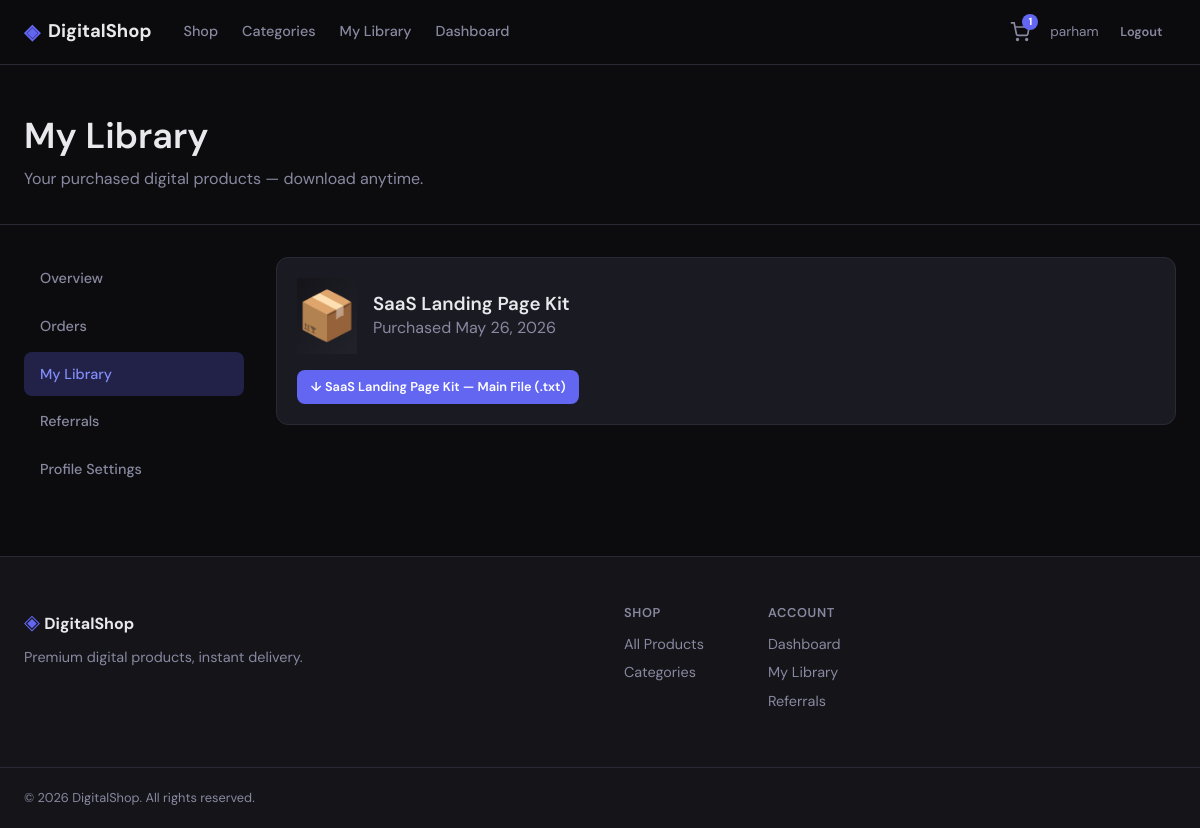
The app's page /accounts/library/ (signed in) with its own data.
### apps/orders/models.py (models this page shows, shortened)
class UserLibrary(TimeStampedModel):
    user = models.ForeignKey(
        settings.AUTH_USER_MODEL,
        on_delete=models.CASCADE,
        related_name="library_items",
    )
    product = models.ForeignKey(Product, on_delete=models.PROTECT)
    order = models.ForeignKey(Order, on_delete=models.PROTECT, related_name="library_items")
    download_count = models.PositiveIntegerField(default=0)
    last_downloaded_at = models.DateTimeField(null=True, blank=True)
    class Meta:
        db_table = "orders_user_library"
        unique_together = [("user", "product", "order")]
        verbose_name_plural = "user library items"

### apps/catalog/models.py (models this page shows, shortened)
class Product(TimeStampedModel):
    category = models.ForeignKey(
        Category,
        on_delete=models.PROTECT,
        related_name="products",
    )
    title = models.CharField(max_length=200)
    slug = models.SlugField(max_length=220, unique=True, blank=True)
    short_description = models.CharField(max_length=300)
    description = models.TextField()
    price = models.DecimalField(max_digits=10, decimal_places=2)
    compare_at_price = models.DecimalField(
        max_digits=10,
        decimal_places=2,
        null=True,
        blank=True,
        help_text="Original price for sale display",
    )
    cover_image = models.ImageField(upload_to="products/covers/", blank=True, null=True)
    is_active = models.BooleanField(default=True)
    is_featured = models.BooleanField(default=False)
    download_count = models.PositiveIntegerField(default=0)
    class Meta:
        db_table = "catalog_product"
        ordering = ["-created_at"]

class DigitalAsset(TimeStampedModel):
    product = models.ForeignKey(
        Product,
        on_delete=models.CASCADE,
        related_name="assets",
    )
    title = models.CharField(max_length=200)
    file = models.FileField(upload_to="products/digital/")
    file_size = models.PositiveIntegerField(default=0, help_text="Size in bytes")
    file_type = models.CharField(max_length=50, blank=True)
    sort_order = models.PositiveIntegerField(default=0)
    class Meta:
        db_table = "catalog_digital_asset"
        ordering = ["sort_order", "title"]

### apps/accounts/views.py (the view)
# urls.py: path("library/", views.LibraryView.as_view(), name="library"),
class LibraryView(TemplateView):
    template_name = "accounts/library.html"
    def dispatch(self, request, *args, **kwargs):
        if not request.user.is_authenticated:
            return redirect("accounts:login")
        return super().dispatch(request, *args, **kwargs)
    def get_context_data(self, **kwargs):
        context = super().get_context_data(**kwargs)
        context["library_items"] = (
            UserLibrary.objects.filter(user=self.request.user)
            .select_related("product", "order")
            .prefetch_related("product__assets")
        )
        return context

### apps/cart/context_processors.py (called while the page is built)
def cart_context(request):
    try:
        cart = get_or_create_cart(request)
        return {
            "cart_item_count": cart.total_items,
        }
    except Exception:
        return {"cart_item_count": 0}

### apps/cart/models.py (called while the page is built)
    @property
    def total_items(self):
        return sum(item.quantity for item in self.items.all())

### apps/cart/services.py (called while the page is built, shortened)
def get_or_create_cart(request):
    if request.user.is_authenticated:
        cart, _ = Cart.objects.get_or_create(user=request.user)
        return cart

### templates/accounts/library.html (shortened to what this page needs)
{% extends "base.html" %}
{% block content %}
<div class="page-header">
    <div class="container">
        <h1>My Library</h1>
        <p>Your purchased digital products — download anytime.</p>
    </div>
</div>
<div class="container dashboard-layout">
    <aside class="dashboard-sidebar">
        <nav class="dashboard-nav">
            <a href="{% url 'accounts:dashboard' %}">Overview</a>
            <a href="{% url 'orders:list' %}">Orders</a>
            <a href="{% url 'accounts:library' %}" class="active">My Library</a>
            <a href="{% url 'accounts:referrals' %}">Referrals</a>
            <a href="{% url 'accounts:profile' %}">Profile Settings</a>
        </nav>
    </aside>
    <div class="dashboard-main">
        {% if library_items %}
        <div class="library-grid">
            {% for item in library_items %}
            <div class="library-card">
                <div class="library-card-header">
                    {% if item.product.cover_image %}
                        <img src="{{ item.product.cover_image.url }}" alt="{{ item.product.title }}">
                    {% else %}
                        <div class="product-placeholder"><span>📦</span></div>
                    {% endif %}
                    <div>
                        <h3>{{ item.product.title }}</h3>
                        <span class="text-muted">Purchased {{ item.created_at|date:"M d, Y" }}</span>
                    </div>
                </div>
                <div class="library-downloads">
                    {% for asset in item.product.assets.all %}
                    <a href="{% url 'orders:download' asset.id %}" class="btn btn-primary btn-sm">
                        ↓ {{ asset.title }} (.{{ asset.file_type }})
                    </a>
                    {% empty %}
                    <span class="text-muted">No files available</span>
                    {% endfor %}
                </div>
            </div>
            {% endfor %}
        </div>
        {% else %}
        <div class="empty-state">
            <h2>Your library is empty</h2>
            <p>Purchase digital products to access them here.</p>
            <a href="{% url 'catalog:products' %}" class="btn btn-primary btn-lg">Browse Products</a>
        </div>
        {% endif %}
    </div>
</div>
{% endblock %}

### templates/base.html (shortened to what this page needs)
{% load static %}
<!DOCTYPE html>
<html lang="en">
<head>
    <link rel="stylesheet" href="{% static 'css/main.css' %}">
</head>
<body>
    <nav class="navbar">
        <div class="container navbar-inner">
            <a href="{% url 'storefront:home' %}" class="logo">
                <span class="logo-icon">◈</span>
                DigitalShop
            </a>
            <div class="nav-links">
                <a href="{% url 'catalog:products' %}">Shop</a>
                <a href="{% url 'catalog:categories' %}">Categories</a>
                {% if user.is_authenticated %}
                    <a href="{% url 'accounts:library' %}">My Library</a>
                    <a href="{% url 'accounts:dashboard' %}">Dashboard</a>
                {% endif %}
            </div>
            <div class="nav-actions">
                <a href="{% url 'cart:detail' %}" class="cart-btn">
                    <svg width="20" height="20" viewBox="0 0 24 24" fill="none" stroke="currentColor" stroke-width="2"><circle cx="9" cy="21" r="1"/><circle cx="20" cy="21" r="1"/><path d="M1 1h4l2.68 13.39a2 2 0 0 0 2 1.61h9.72a2 2 0 0 0 2-1.61L23 6H6"/></svg>
                    {% if cart_item_count %}<span class="cart-badge">{{ cart_item_count }}</span>{% endif %}
                </a>
                {% if user.is_authenticated %}
                    <div class="user-menu">
                        <span class="user-name">{{ user.username }}</span>
                        <a href="{% url 'accounts:logout' %}" class="btn btn-ghost btn-sm">Logout</a>
                    </div>
                {% else %}
                    <a href="{% url 'accounts:login' %}" class="btn btn-ghost btn-sm">Login</a>
                    <a href="{% url 'accounts:register' %}" class="btn btn-primary btn-sm">Sign Up</a>
                {% endif %}
            </div>
        </div>
    </nav>
    <main>
        {% block content %}{% endblock %}
    </main>
    <footer class="footer">
        <div class="container footer-inner">
            <div class="footer-brand">
                <span class="logo-icon">◈</span>
                <strong>DigitalShop</strong>
                <p>Premium digital products, instant delivery.</p>
            </div>
            <div class="footer-links">
                <div>
                    <h4>Shop</h4>
                    <a href="{% url 'catalog:products' %}">All Products</a>
                    <a href="{% url 'catalog:categories' %}">Categories</a>
                </div>
                <div>
                    <h4>Account</h4>
                    <a href="{% url 'accounts:dashboard' %}">Dashboard</a>
                    <a href="{% url 'accounts:library' %}">My Library</a>
                    <a href="{% url 'accounts:referrals' %}">Referrals</a>
                </div>
            </div>
        </div>
        <div class="footer-bottom container">
            <p>&copy; 2026 DigitalShop. All rights reserved.</p>
        </div>
    </footer>
</body>
</html>

### records on screen
UserLibrary: product "SaaS Landing Page Kit", created_at "May 26, 2026"
DigitalAsset: title "SaaS Landing Page Kit — Main File", file_type "txt"

### other values on screen
{{ cart_item_count }} "1"
{{ user.username }} "parham"
